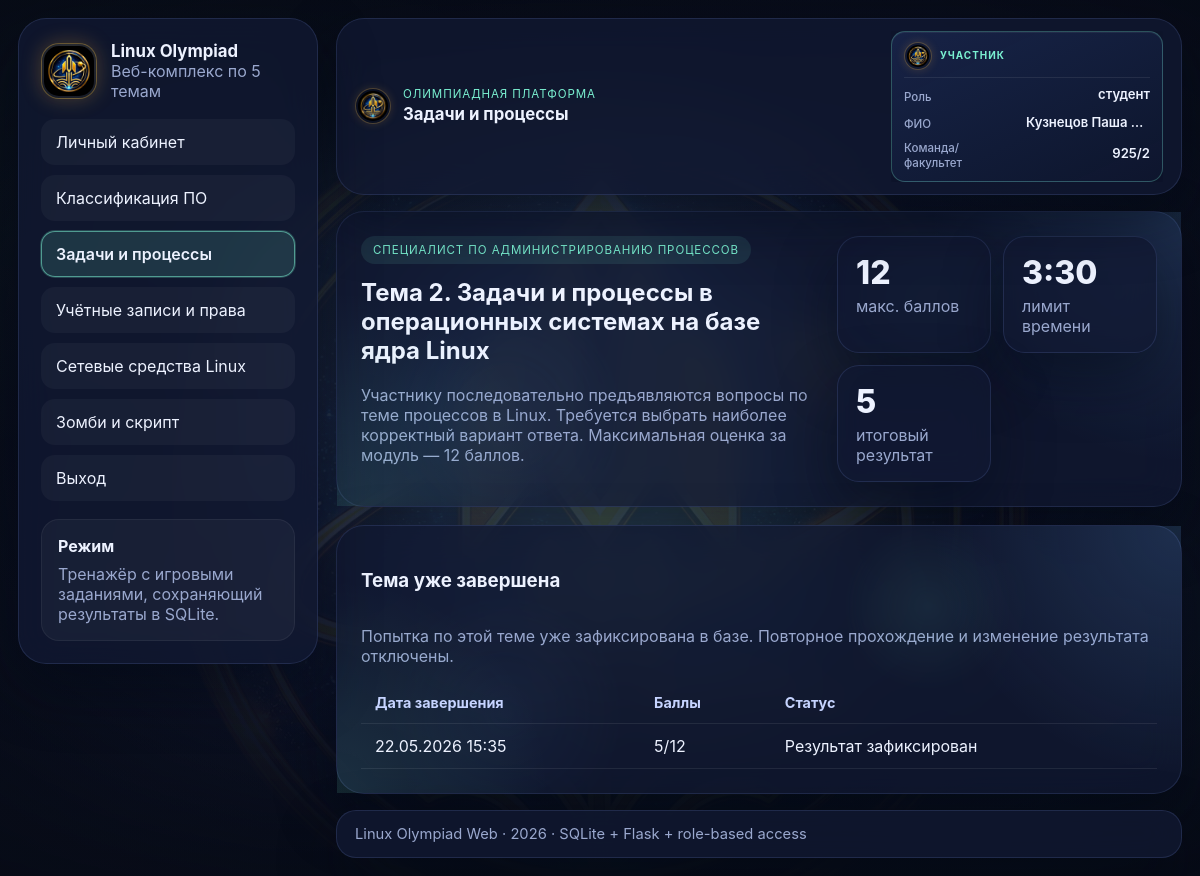
/topic/2 (signed in), run on the app's committed database.
### olympiad/models.py (models this page shows)
class User(db.Model):
    __tablename__ = "users"
    id = db.Column(db.Integer, primary_key=True)
    surname = db.Column(db.String(80), nullable=False)
    name = db.Column(db.String(80), nullable=False)
    patronymic = db.Column(db.String(80), nullable=True)
    group_number = db.Column(db.String(80), nullable=False)  # команда / факультет (общее поле)
    login = db.Column(db.String(50), unique=True, nullable=False)
    password_hash = db.Column(db.String(255), nullable=False)
    role = db.Column(db.String(20), default="student", nullable=False)
    created_at = db.Column(db.DateTime, default=datetime.utcnow, nullable=False)
    results = db.relationship("TopicResult", back_populates="user", cascade="all, delete-orphan")
    @property
    def full_name(self):
        parts = [self.surname, self.name, self.patronymic or ""]
        return " ".join(part for part in parts if part).strip()

class TopicResult(db.Model):
    __tablename__ = "topic_results"
    id = db.Column(db.Integer, primary_key=True)
    user_id = db.Column(db.Integer, db.ForeignKey("users.id"), nullable=False)
    topic_id = db.Column(db.Integer, nullable=False)
    score = db.Column(db.Integer, nullable=False)
    max_score = db.Column(db.Integer, nullable=False)
    attempt = db.Column(db.Integer, nullable=False, default=1)
    details_json = db.Column(db.Text, nullable=True)
    created_at = db.Column(db.DateTime, default=datetime.utcnow, nullable=False)
    user = db.relationship("User", back_populates="results")

### olympiad/routes/pages.py (the view)
    @app.route("/topic/<int:topic_id>")
    @login_required
    def topic_page(topic_id: int):
        if session.get("role") == "admin":
            flash(
                "Преподаватель видит результаты через админ-панель. Для прохождения можно создать студенческий аккаунт.",
                "info",
            )
        topic = get_topic(topic_id)
        if not topic:
            flash("Такой темы нет.", "error")
            return redirect(url_for("dashboard"))
        role = session.get("role") or "student"
        is_tester = role == "tester"
        completed_result = (
            TopicResult.query.filter_by(user_id=session["user_id"], topic_id=topic_id)
            .order_by(TopicResult.created_at.desc())
            .first()
        )
        is_locked = (completed_result is not None) and not is_tester
        return render_template(
            "topic.html",
            topic=topic,
            topic_payload=json.dumps(topic, ensure_ascii=False),
            completed_result=completed_result,
            is_locked=is_locked,
            is_tester=is_tester,
            music_enabled=is_music_enabled(),
        )

### olympiad/utils/auth.py (called while the page is built)
def login_required(view_func):
    @wraps(view_func)
    def wrapper(*args, **kwargs):
        if not session.get("user_id"):
            return redirect(url_for("login"))
        return view_func(*args, **kwargs)
    return wrapper

### topics/__init__.py (called while the page is built)
def get_topic(topic_id: int):
    return TOPICS.get(topic_id)

def list_topics():
    return [TOPICS[key] for key in sorted(TOPICS.keys())]

### templates/topic.html (shortened to what this page needs)
{% extends "base.html" %}
{% block page_title %}{{ topic.short_title }}{% endblock %}
{% block content %}
<section class="topic-hero glass-card {{ topic.ui_theme }}">
    <div>
        <div class="card-badge">{{ topic.hero }}</div>
        <h2>{{ topic.title }}</h2>
        <p class="muted">{{ topic.description }}</p>
    </div>
    <div class="hero-side-stats">
        <div class="stat-box compact">
            <div class="stat-value">{{ topic.max_score }}</div>
            <div class="stat-label">макс. баллов</div>
        </div>
        <div class="stat-box compact">
            <div class="stat-value">{{ topic.time_limit_seconds // 60 }}:{{ '%02d' % (topic.time_limit_seconds % 60) }}</div>
            <div class="stat-label">лимит времени</div>
        </div>
        <div class="stat-box compact">
            <div class="stat-value">{{ completed_result.score if completed_result else '—' }}</div>
            <div class="stat-label">{% if is_tester and completed_result %}последний{% else %}итоговый{% endif %} результат</div>
        </div>
    </div>
</section>
{% if is_locked %}
<section class="glass-card history-card single-run-lock {{ topic.ui_theme }}{% if completed_result and completed_result.score >= topic.max_score and topic.type != 'classification' %} topic-result-perfect{% endif %}">
    <div class="section-head">
        <h3>{% if completed_result and completed_result.score >= topic.max_score and topic.type != 'classification' %}Модуль пройден на 100%{% else %}Тема уже завершена{% endif %}</h3>
    </div>
    <p class="muted">Попытка по этой теме уже зафиксирована в базе. Повторное прохождение и изменение результата отключены.</p>
    <div class="table-wrap">
        <table>
            <thead>
                <tr>
                    <th>Дата завершения</th>
                    <th>Баллы</th>
                    <th>Статус</th>
                </tr>
            </thead>
            <tbody>
                <tr>
                    <td>{{ completed_result.created_at.strftime('%d.%m.%Y %H:%M') }}</td>
                    <td>{{ completed_result.score }}/{{ completed_result.max_score }}</td>
                    <td>Результат зафиксирован</td>
                </tr>
            </tbody>
        </table>
    </div>
</section>
{% endif %}
{% endblock %}

### templates/base.html (shortened to what this page needs)
<!DOCTYPE html>
<html lang="ru">
<head>
    <link rel="stylesheet" href="{{ url_for('static', filename='css/style.css') }}">
</head>
<body>
    <div class="site-emblem-bg" aria-hidden="true">
        <div class="site-emblem-bg__glow"></div>
        <img src="{{ url_for('static', filename='img/brand/emblem-mission.png') }}" alt="" class="site-emblem-bg__img">
        <div class="site-emblem-bg__veil"></div>
    </div>
    <div class="page-shell">
        <aside class="sidebar">
            <div class="brand-block">
                <img
                    src="{{ url_for('static', filename='img/brand/emblem-mission.png') }}"
                    alt=""
                    class="brand-logo brand-logo-img"
                    width="56"
                    height="56"
                >
                <div>
                    <div class="brand-title">Linux Olympiad</div>
                    <div class="brand-subtitle">Веб-комплекс по 5 темам</div>
                </div>
            </div>
            <nav class="nav-links">
                {% if session.get('user_id') %}
                    {% if session.get('role') == 'admin' %}
                        <a href="{{ url_for('admin_panel') }}" class="nav-link{% if nav_active == 'admin' %} nav-link--active{% endif %}">Панель преподавателя</a>
                    {% else %}
                        <a href="{{ url_for('dashboard') }}" class="nav-link{% if nav_active == 'dashboard' %} nav-link--active{% endif %}">Личный кабинет</a>
                        {% for nav_topic in all_topics %}
                            <a href="{{ url_for('topic_page', topic_id=nav_topic.id) }}" class="nav-link{% if current_topic_id == nav_topic.id %} nav-link--active{% endif %}">{{ nav_topic.short_title }}</a>
                        {% endfor %}
                    {% endif %}
                    <a href="{{ url_for('logout') }}" class="nav-link danger-link">Выход</a>
                {% else %}
                    <a href="{{ url_for('login') }}" class="nav-link">Вход</a>
                    <a href="{{ url_for('register') }}" class="nav-link">Регистрация</a>
                {% endif %}
            </nav>
            <div class="sidebar-note">
                <div class="note-title">Режим</div>
                <div class="note-text">
                    {% if session.get('role') == 'admin' %}
                        Доступ к базе студентов, попыткам и баллам по всем темам.
                    {% elif session.get('role') == 'tester' %}
                        Неограниченные проходы тем для проверки сценариев и UI.
                    {% else %}
                        Тренажёр с игровыми заданиями, сохраняющий результаты в SQLite.
                    {% endif %}
                </div>
            </div>
        </aside>
        <div class="content-area">
            <header class="topbar">
                <div class="topbar-left">
                    <img
                        src="{{ url_for('static', filename='img/brand/emblem-mission.png') }}"
                        alt=""
                        class="topbar-emblem"
                        width="36"
                        height="36"
                    >
                    <div class="topbar-main">
                        <div class="eyebrow topbar-eyebrow">Олимпиадная платформа</div>
                        <h1 class="page-title topbar-title">{% block page_title %}Интерактивный комплекс по Linux{% endblock %}</h1>
                    </div>
                </div>
                <div class="user-chip-wrap">
                    {% if user_profile %}
                        <aside class="user-profile-card user-profile-card--role-{{ user_profile.role }}" aria-label="Профиль участника">
                            <div class="user-profile-card__head">
                                <img
                                    src="{{ url_for('static', filename='img/brand/emblem-mission.png') }}"
                                    alt=""
                                    class="user-profile-card__emblem"
                                    width="28"
                                    height="28"
                                >
                                <span class="user-profile-card__title">Участник</span>
                            </div>
                            <dl class="user-profile-card__meta">
                                <dt>Роль</dt>
                                <dd>
                                    <span class="user-profile-value">{{ user_profile.role_label }}</span>
                                </dd>
                                <dt>ФИО</dt>
                                <dd>
                                    <span class="user-profile-value">{{ user_profile.full_name }}</span>
                                </dd>
                                <dt>Команда/факультет</dt>
                                <dd>
                                    {% set team_label = '—' if user_profile.role == 'admin' else (user_profile.team or '—') %}
                                    <span class="user-profile-value">{{ team_label }}</span>
                                </dd>
                            </dl>
                        </aside>
                    {% endif %}
                </div>
            </header>
            <main class="main-content">
                {% block content %}{% endblock %}
            </main>
            <footer class="footer">
                Linux Olympiad Web · {{ now_year }} · SQLite + Flask + role-based access
            </footer>
        </div>
    </div>
</body>
</html>

### data on the page
User: group_number "925/2"
TopicResult: score "5", created_at "22.05.2026 15:35", max_score "12"

### other printed values
{{ nav_topic.short_title }} "Классификация ПО" "Задачи и процессы" "Учётные записи и права" "Сетевые средства Linux" "Зомби и скрипт"
{{ topic.short_title }} "Задачи и процессы"
{{ user_profile.role_label }} "студент"
{{ user_profile.full_name }} "Кузнецов Паша…"
{{ topic.hero }} "СПЕЦИАЛИСТ ПО АДМИНИСТРИРОВАНИЮ ПРОЦЕССОВ"
{{ topic.title }} "Тема 2. Задачи и процессы в операционных системах на базе ядра Linux"
{{ topic.description }} "Участнику последовательно предъявляются вопросы по теме процессов в Linux. Требуется выбрать наиболее корректный вариант ответа. Максимальная оценка за модуль — 12 баллов."
{{ topic.max_score }} "12"
{{ topic.time_limit_seconds // 60 }} "3"
{{ '%02d' % (topic.time_limit_seconds % 60) }} "30"
